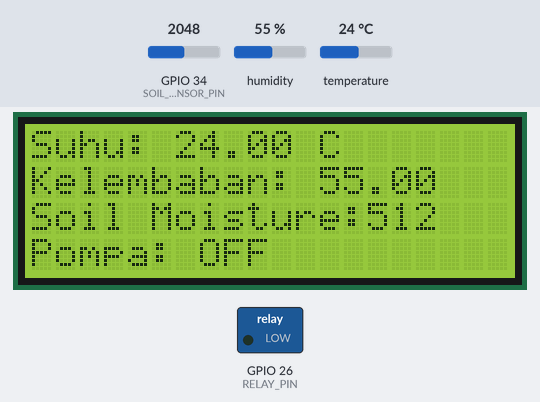
Simulated run of this sketch. Board: ESP32. On the bench: 20×4 character LCD, switched loads named in the sketch (green lamp = pin HIGH). Inputs (shaded band) come from the test bench; at power-on: GPIO 34 (SOIL_SENSOR_PIN) = 2048, humidity 55 %, temperature 24 °C. WiFi joins after 1.5 s; servers stay silent unless stated; network time is answered at once with the bench clock; the local clock reads 2024-03-15 10:24:30 at power-on unless the sketch sets it; what the sketch prints to the serial monitor is not drawn.

Above: at 4.3 s.
4.4 s: GPIO 34 (SOIL_SENSOR_PIN) set to 3131
At 6.6 s:
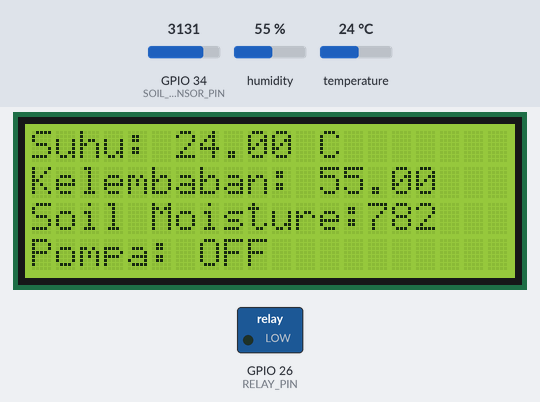
7.4 s: GPIO 34 (SOIL_SENSOR_PIN) set to 3258
At 8.2 s:
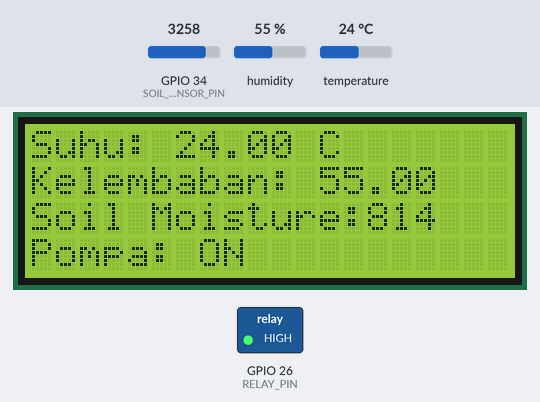
10.4 s: humidity set to 22 %
At 12.6 s:
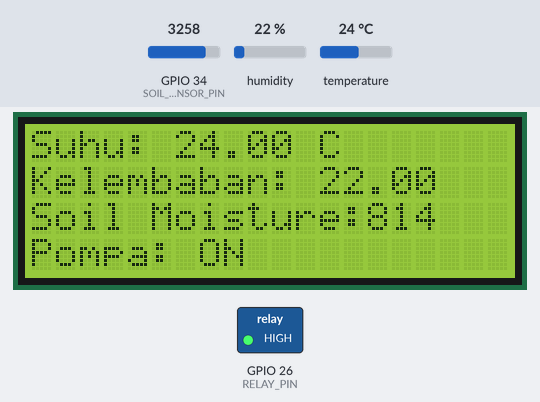
13.7 s: temperature set to 12 °C
At 15.0 s:
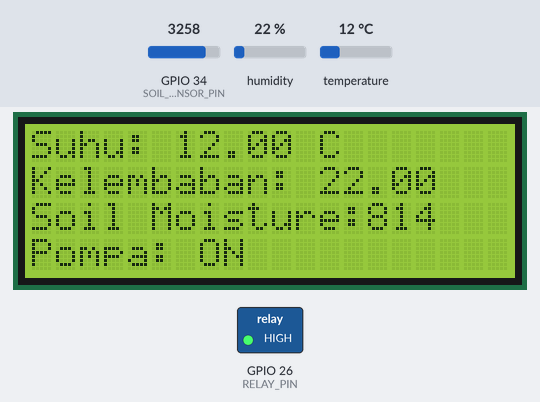
16.7 s: humidity set to 40 %
At 17.5 s:
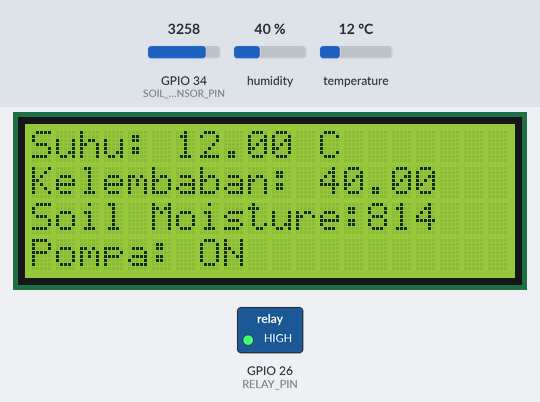
19.7 s: GPIO 34 (SOIL_SENSOR_PIN) set to 3603
At 22.3 s:
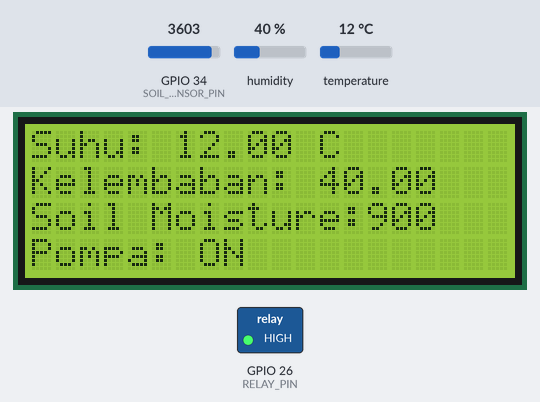
Timing chart, 0 to 23.7 s (numbered marks = the images above; inputs shaded):
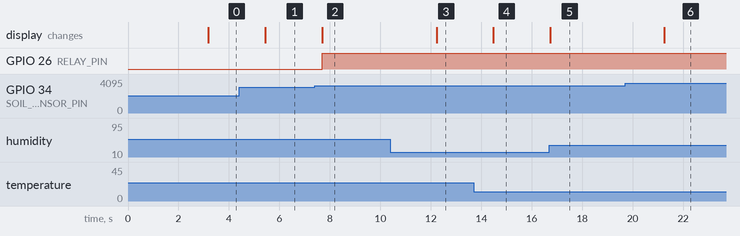

Measured:
- the behaviour switches between 3203 and 3204 on GPIO 34 (SOIL_SENSOR_PIN) (found by bisection; images 1 and 2)
- after the input at 4.4 s, the display: changes after 1.0 s (image 1)
- after the input at 7.4 s, GPIO 26 (RELAY_PIN): LOW → HIGH after 0.29 s; the display: changes after 0.30 s (image 2)
- after the input at 10.4 s, the display: changes after 1.8 s (image 3)
- after the input at 13.7 s, the display: changes after 0.78 s (image 4)
- after the input at 16.7 s, the display: changes at once (image 5)
- after the input at 19.7 s, the display: changes after 1.5 s (image 6)

The sketch:

PROGRAMSMKTIM26.ino
```cpp
#include <Wire.h>
#include <LiquidCrystal_I2C.h>
#include <DHT.h>
#include <WiFi.h>
#include <NTPClient.h>
#include <WiFiUdp.h>

#define DHTPIN 14          // Pin untuk data DHT11
#define DHTTYPE DHT11      // Tipe sensor DHT11
#define SOIL_SENSOR_PIN 34 // Pin untuk data sensor kelembaban tanah
#define RELAY_PIN 26       // Pin untuk relay

// Konfigurasi jaringan WiFi
const char* ssid = "LABOR SAMSUNG";
const char* password = "hhpsamsung02";
const char* server_address = "192.168.1.11"; // Alamat IP server Flask
const int server_port = 5000;                 // Port server Flask
const String url = "/sensor/data";            // Endpoint untuk mengirim data

DHT dht(DHTPIN, DHTTYPE);
LiquidCrystal_I2C lcd(0x27, 20, 4);
WiFiClient client;

// Konfigurasi NTP untuk mendapatkan waktu dari internet
WiFiUDP ntpUDP;
NTPClient timeClient(ntpUDP);

void setup() {
  // Inisialisasi serial komunikasi
  Serial.begin(115200);

  // Inisialisasi sensor DHT11
  dht.begin();

  // Inisialisasi LCD I2C
  lcd.init();
  lcd.backlight();

  // Inisialisasi pin relay sebagai output
  pinMode(RELAY_PIN, OUTPUT);
  digitalWrite(RELAY_PIN, LOW); // Pompa off awalnya

  // Inisialisasi koneksi WiFi
  connectToWiFi();

  // Inisialisasi NTP untuk mendapatkan waktu dari internet
  timeClient.begin();
  delay(1000);
  timeClient.update();

  // Tampilan awal di LCD
  lcd.setCursor(0, 0);
  lcd.print("Suhu: ");
  lcd.setCursor(0, 1);
  lcd.print("Kelembaban: ");
  lcd.setCursor(0, 2);
  lcd.print("Soil Moisture: ");
}

void loop() {
  // Ambil waktu saat ini dari NTP server
  timeClient.update();
  String timestamp = timeClient.getFormattedTime();

  // Membaca data dari DHT11
  float h = dht.readHumidity();
  float t = dht.readTemperature();

  // Membaca data dari sensor kelembaban tanah
  int soilMoisture = analogRead(SOIL_SENSOR_PIN) / 4;

  // Periksa jika ada kegagalan dalam membaca data dari DHT11
  if (isnan(h) || isnan(t)) {
    Serial.println("Gagal membaca dari DHT sensor!");
    return;
  }

  // Menampilkan data ke LCD
  lcd.setCursor(6, 0);
  lcd.print(t);
  lcd.print(" C");

  lcd.setCursor(12, 1);
  lcd.print("   "); // Menghapus karakter lama
  lcd.setCursor(12, 1);
  lcd.print(h);

  lcd.setCursor(14, 2);
  lcd.print("    "); // Menghapus karakter lama
  lcd.setCursor(14, 2);
  lcd.print(soilMoisture);
  lcd.print("");

  // Logika untuk mengaktifkan atau mematikan pompa
  if (soilMoisture > 800 && t > 20) {
    digitalWrite(RELAY_PIN, HIGH); // Mengaktifkan pompa
    lcd.setCursor(0, 3);
    lcd.print("Pompa: ON ");
  } else if (soilMoisture < 600) {
    digitalWrite(RELAY_PIN, LOW); // Mematikan pompa
    lcd.setCursor(0, 3);
    lcd.print("Pompa: OFF");
  }

  // Kirim data ke server Flask
  sendSensorData(t, h, soilMoisture, timestamp);

  // Menunda sebentar sebelum melakukan pembacaan lagi
  delay(2000);
}

void connectToWiFi() {
  Serial.println("Connecting to WiFi...");
  WiFi.begin(ssid, password);

  while (WiFi.status() != WL_CONNECTED) {
    delay(1000);
    Serial.println("Connecting...");
  }

  Serial.println("Connected to WiFi");
}

void sendSensorData(float temperature, float humidity, int soilMoisture, String timestamp) {
  if (!client.connect(server_address, server_port)) {
    Serial.println("Connection to server failed...");
    return;
  }

  Serial.println("Connected to server");

  // Buat JSON object untuk data sensor
  String json_data = "{\"temperature\": " + String(temperature) + ",";
  json_data += "\"humidity\": " + String(humidity) + ",";
  json_data += "\"soil_moisture\": " + String(soilMoisture) + ",";
  json_data += "\"timestamp\": \"" + timestamp + "\"}";

  // Kirim HTTP POST request ke server
  client.println("POST " + url + " HTTP/1.1");
  client.println("Host: " + String(server_address));
  client.println("Content-Type: application/json");
  client.print("Content-Length: ");
  client.println(json_data.length());
  client.println();
  client.println(json_data);

  Serial.println("Data sent to server:");
  Serial.println(json_data);

  client.stop(); // Putuskan koneksi setelah selesai mengirim
}
```
